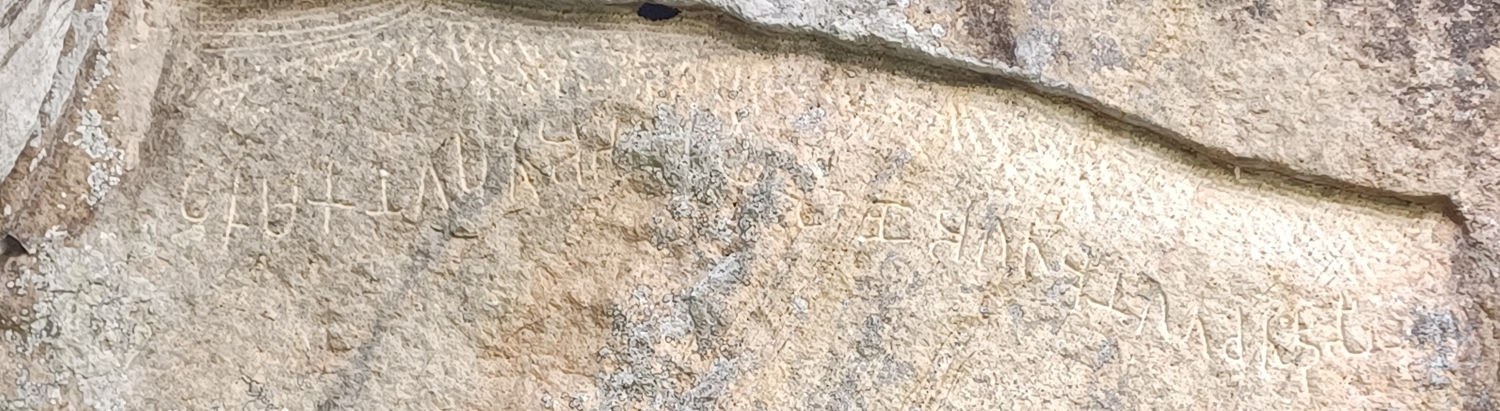
#> input picture images/raw/Mihinthale.jpg, 3000 x 822 px (shown at 1/2 size)
$ python Segmentation_final.py
#> lines starting #> are read from the running program, lines starting #| are printed output that depends on the picture; after the words box and inside, x2 and y2 are one past the last pixel; in counts of white or black regions, pixels touching at a corner belong together
import os
import numpy as np
import matplotlib.pyplot as plt
import cv2


def display_image(im_path):     # to get an idea of the pre-processing technique
    dpi = 80
    im_data = plt.imread(im_path)
    height, width = im_data.shape[:2]
    # What size does the figure need to be in inches to fit the image?
    figsize = width / float(dpi), height / float(dpi)
    # Create a figure of the right size with one axes that takes up the full figure
    fig = plt.figure(figsize=figsize)
    ax = fig.add_axes([0, 0, 1, 1])
    # Hide spines, ticks, etc.
    ax.axis('off')
    # Display the image.
    ax.imshow(im_data, cmap='gray')
    plt.show()


def enhance_contrast(image):
    # Convert to grayscale (usually appropriate for inscriptions)
    grayscale_image = cv2.cvtColor(image, cv2.COLOR_BGR2GRAY)

    # Apply CLAHE for selective contrast enhancement
    clahe = cv2.createCLAHE(clipLimit=2.0, tileGridSize=(20, 20))
    enhanced_image = clahe.apply(grayscale_image)

    return enhanced_image


raw_image_directory = os.path.join('..', 'images', 'raw')
output_directory = os.path.join('..', 'images', 'final_testing')
# preprocessed_image_directory = os.path.join('..', 'images', 'preprocessed')
image_path = os.path.join(raw_image_directory, "Mihinthale.jpg")
# display_image(image_path)

# image_path = '../images/raw/Mihinthale.jpg'


def save_image(edited_image, file_name):
    output_path = os.path.join(output_directory, file_name)
    cv2.imwrite(output_path, edited_image)


def image_preprocessing(img_path):
#> called with img_path = '../images/raw/Mihinthale.jpg'
    img = cv2.imread(img_path)  # original image
#> img is the input picture: shape (822, 3000, 3); mean B, G, R 171, 185.3, 198.3
    img_copy = img.copy()
    height = img.shape[0]
#> height = 822
    width = img.shape[1]
#> width = 3000
    # print(height, width)

    # Resize image for a standard size
    resize_img = cv2.resize(img_copy, dsize=(1320, int(1320 * height / width)), interpolation=cv2.INTER_AREA)
    save_image(resize_img, 'resized_image.png')

    blur = cv2.GaussianBlur(img, (5, 5), 0)
    save_image(blur, 'Gau_blur.png')
    # median_image = cv2.medianBlur(img_copy, 3)

    b, g, r = cv2.split(img_copy)
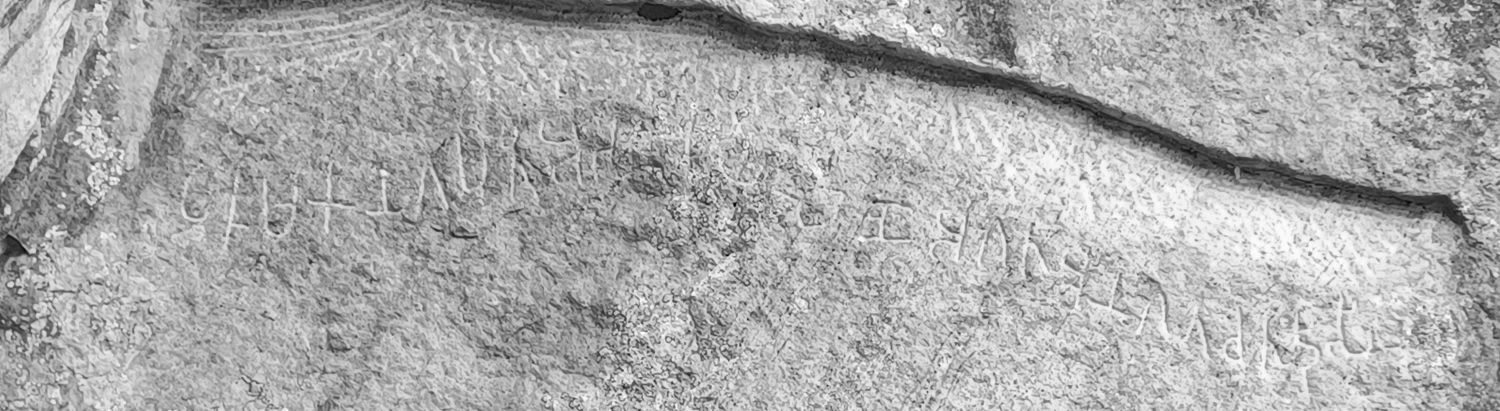
#> b: shape (822, 3000) (shown at 1/2 size); min 0, max 255, mean 171
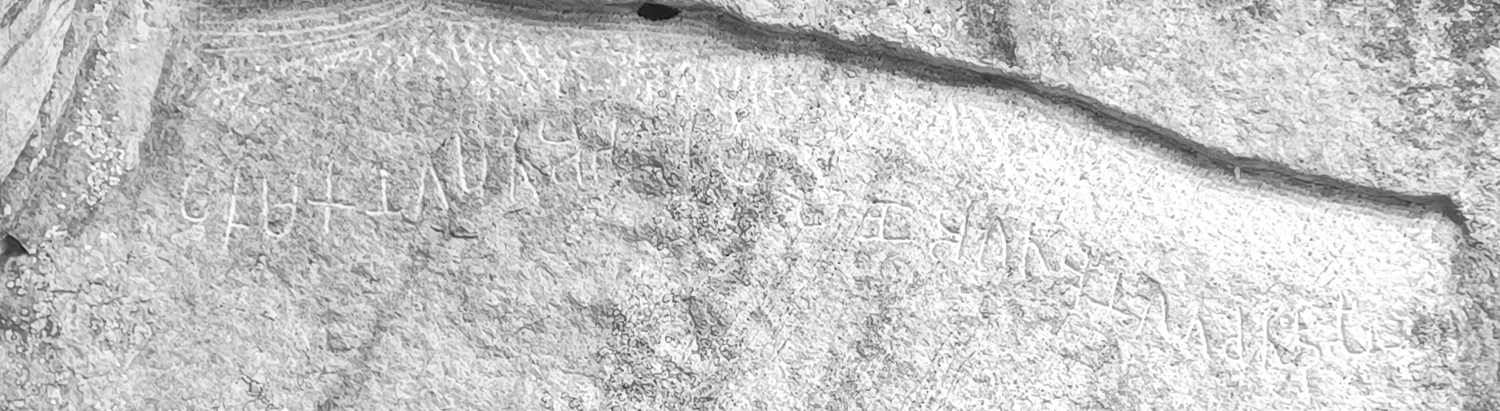
#> r: shape (822, 3000) (shown at 1/2 size); min 14, max 255, mean 198.3
    rgb_img = cv2.merge([r, g, b])
    gray = cv2.cvtColor(img_copy, cv2.COLOR_BGR2GRAY)
    ret, thresh = cv2.threshold(gray, 0, 255, cv2.THRESH_BINARY_INV+cv2.THRESH_OTSU)
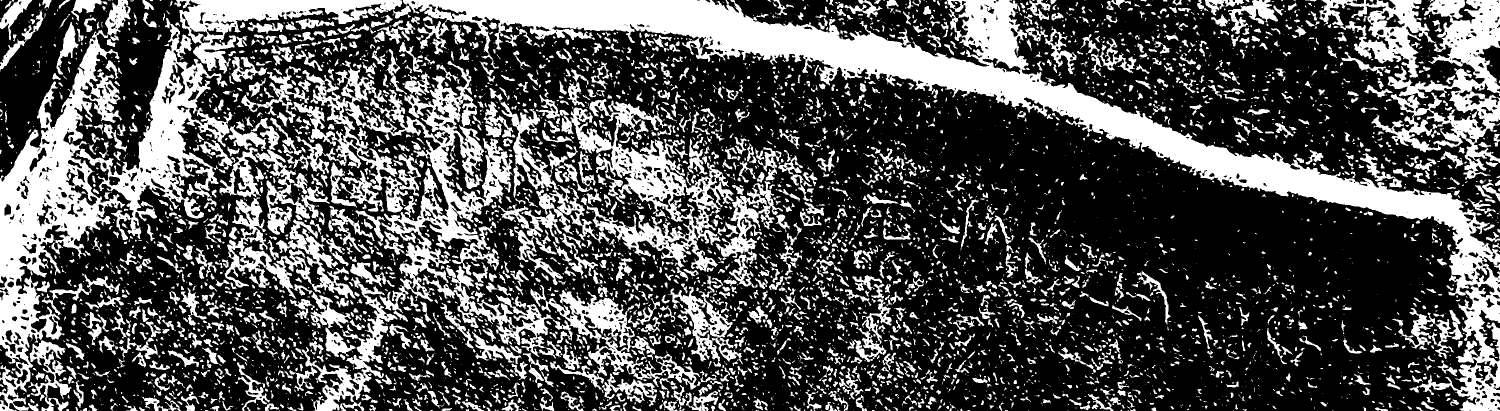
#> thresh: shape (822, 3000) (shown at 1/2 size); 32.8% white; 5757 white regions (3277 under 20 px), largest, box (x1, y1, x2, y2) and area: (806, 0, 3000, 822) 170891, (0, 36, 466, 822) 92814, (572, 121, 1025, 627) 58868
#> ret = 176

    # noise removal
    kernel = np.ones((2, 2), np.uint8)
    opening = cv2.morphologyEx(thresh, cv2.MORPH_OPEN, kernel, iterations=2)
#> opening: shape (822, 3000); 30.5% white; 4197 white regions (1402 under 20 px), largest, box (x1, y1, x2, y2) and area: (808, 0, 3000, 822) 164547, (0, 63, 251, 822) 58439, (155, 50, 461, 479) 29831
    closing = cv2.morphologyEx(thresh, cv2.MORPH_CLOSE, kernel, iterations=2)
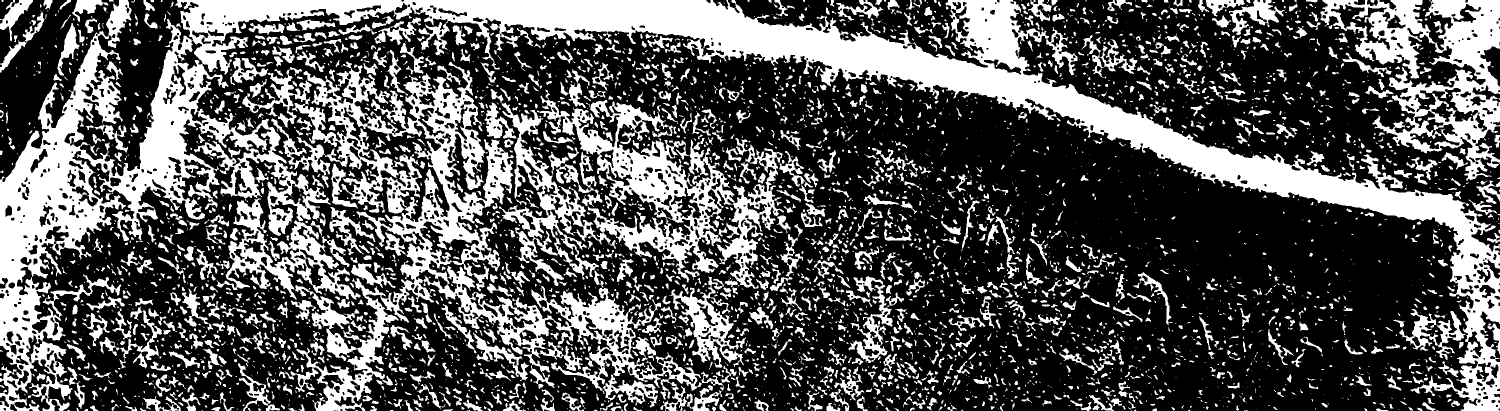
#> closing: shape (822, 3000) (shown at 1/2 size); 34.1% white; 4517 white regions (2553 under 20 px), largest, box (x1, y1, x2, y2) and area: (0, 0, 3000, 822) 339649, (542, 123, 1403, 822) 117538, (998, 179, 1568, 578) 68807
    # sure background area
    sure_bg = cv2.dilate(closing, kernel, iterations=3)
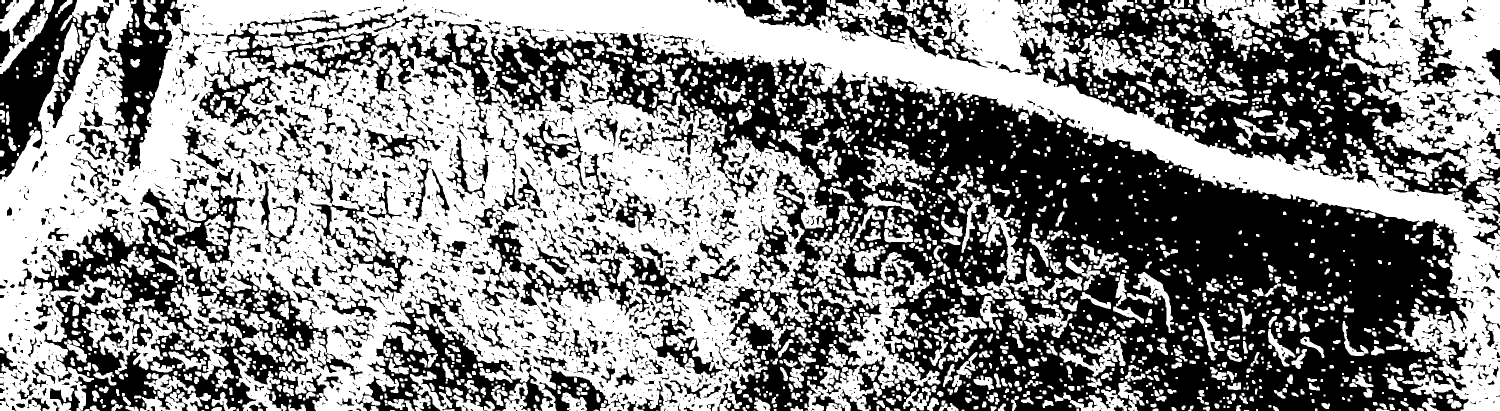
#> sure_bg: shape (822, 3000) (shown at 1/2 size); 54.1% white; 2403 black regions (1612 under 20 px), largest, box (x1, y1, x2, y2) and area: (814, 25, 2947, 822) 606418, (2024, 0, 3000, 428) 132980, (67, 368, 659, 822) 93698
    # Finding sure foreground area
    dist_transform = cv2.distanceTransform(sure_bg, cv2.DIST_L2, 3)
    # Threshold
    ret, sure_fg = cv2.threshold(dist_transform, 0.1*dist_transform.max(), 255, 0)
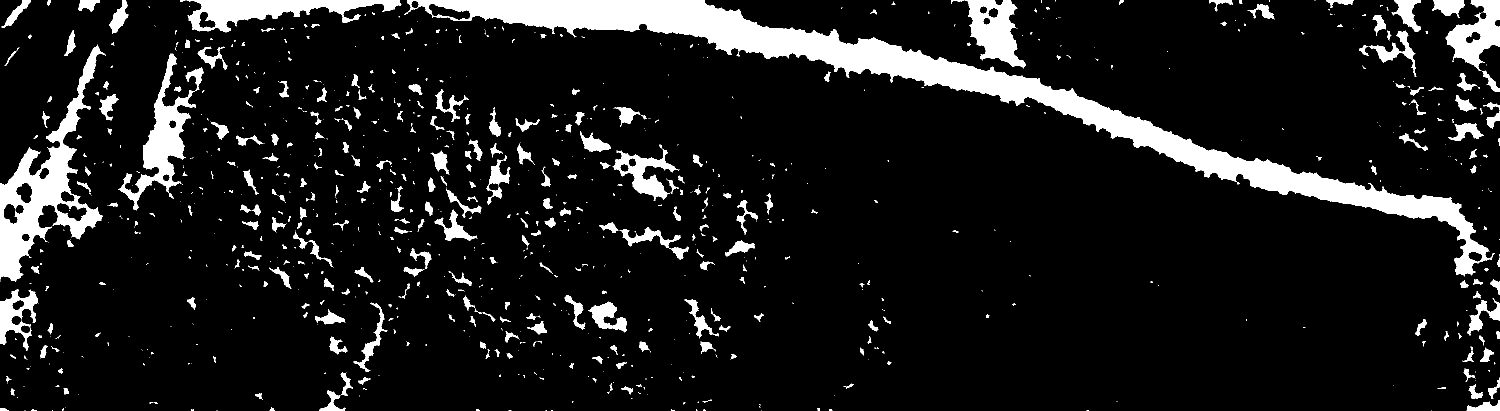
#> sure_fg: shape (822, 3000) float32 (shown at 1/2 size); 10.5% white; 967 white regions (601 under 20 px), largest, box (x1, y1, x2, y2) and area: (809, 0, 2990, 553) 109055, (0, 89, 212, 563) 26311, (236, 107, 408, 421) 12774
#> ret = 7.07
    save_image(sure_bg, 'dil.png')

    edge = cv2.Canny(sure_bg, 2, 5)
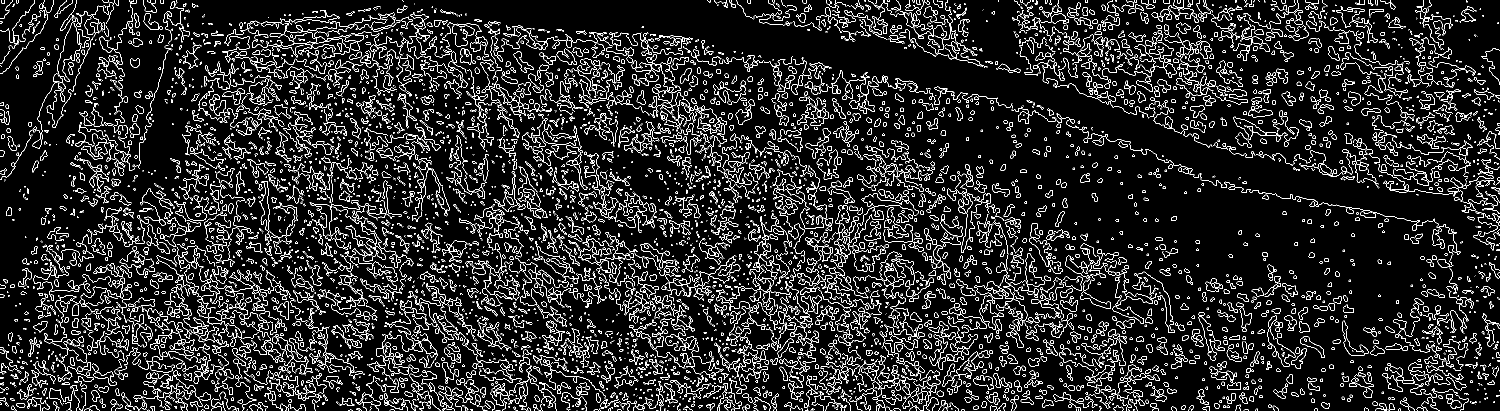
#> edge: shape (822, 3000) (shown at 1/2 size); 9.4% white in thin lines or dots
    save_image(edge, 'canny_edges.png')

    # # Finding unknown region
    # sure_fg = np.uint8(sure_fg)
    # unknown = cv2.subtract(sure_bg, sure_fg)
    # # Marker labelling
    # ret, markers = cv2.connectedComponents(sure_fg)
    # # Add one to all labels so that sure background is not 0, but 1
    # markers = markers+1
    # # Now, mark the region of unknown with zero
    # markers[unknown == 255] = 0
    # markers = cv2.watershed(img, markers)
    # img[markers == -1] = [255, 0, 0]
    #
    # plt.subplot(211), plt.imshow(rgb_img)
    # plt.title('Input Image'), plt.xticks([]), plt.yticks([])
    # plt.subplot(212), plt.imshow(thresh, 'gray')
    # plt.imsave(r'thres_hold.png', thresh)
    # plt.title("Otsu's binary threshold"), plt.xticks([]), plt.yticks([])
    # plt.tight_layout()
    # plt.show()
    #
    # plt.subplot(211), plt.imshow(closing, 'gray')
    # plt.title("morphologyEx:Closing:2x2"), plt.xticks([]), plt.yticks([])
    # plt.subplot(212), plt.imshow(sure_bg, 'gray')
    # plt.imsave(r'dil_a.tion.png', sure_bg)
    # plt.title("Dilation"), plt.xticks([]), plt.yticks([])
    # plt.tight_layout()
    # plt.show()
    #
    # plt.subplot(211), plt.imshow(dist_transform, 'gray')
    # plt.title("Distance Transform"), plt.xticks([]), plt.yticks([])
    # plt.subplot(212), plt.imshow(sure_fg, 'gray')
    # plt.title("Thresholding"), plt.xticks([]), plt.yticks([])
    # plt.tight_layout()
    # plt.show()
    #
    # plt.subplot(211), plt.imshow(unknown, 'gray')
    # plt.title("Unknown"), plt.xticks([]), plt.yticks([])
    # plt.subplot(212), plt.imshow(img, 'gray')
    # plt.title("Result from Watershed"), plt.xticks([]), plt.yticks([])
    # plt.tight_layout()
    # plt.show()

    # ________________________________________________________________________________________________________________

    # save_image(blur, 'median_image.png')
    # de_noised_image = cv2.fastNlMeansDenoisingColored(blur, None, h=10, templateWindowSize=7, searchWindowSize=21)
    # save_image(de_noised_image, 'fastdenoised_image.png')
    #
    # # Grayscale
    # gray_img = cv2.cvtColor(de_noised_image, cv2.COLOR_BGR2GRAY)
    # save_image(gray_img, 'gray_image.png')
    #
    # # Histogram Equalize Image
    # equalized_image = cv2.equalizeHist(gray_img)
    # save_image(equalized_image, 'hist_equalize_image.png')
    #
    # # Adaptive Histogram Equalized Image
    # clahe = cv2.createCLAHE(clipLimit=2.0, tileGridSize=(8, 8))
    # aequalized_image = clahe.apply(gray_img)
    # save_image(aequalized_image, 'adapt_hist_equalize_image.png')
    #
    # # Light adjusted image
    # # Assuming gamma correction for contrast adjustment
    # gamma = 1.2
    # adjusted_image = np.clip((aequalized_image / 255.0) ** gamma * 255.0, 0, 255).astype(np.uint8)
    # save_image(adjusted_image, 'light_adjusted_image.png')
    #
    # # Apply adaptive thresholding
    # _, threshold_image = cv2.threshold(aequalized_image, 5, 20, cv2.THRESH_BINARY + cv2.THRESH_OTSU)
    # # _, threshold_image = cv2.threshold(aequalized_image, 50, 200, cv2.THRESH_BINARY + cv2.THRESH_OTSU)
    # save_image(threshold_image, 'threshold_image.png')
    # # plt.imshow(threshold_image, cmap='gray')
    # # plt.title('threshold_image ')
    #
    # # thresh, im_bw = cv.threshold(img, 180, 255, cv.THRESH_BINARY)  # TODO: change these values and find the best suited values
    # # """thresh - threshold, im_bw - image black & white.
    # # first parameter is the image then two integer values are defined as paremeters.
    # # cv.THRESH_BINARY - a way of adjusting the threshold, there are multiple ways to ajust the threshold value."""
    # # output_path = os.path.join(output_directory, f'Threshold_{image_file}.jpg')
    # # cv.imwrite(output_path, im_bw)
    #
    # # thresh, im_bw = cv.threshold(gray_image, 140, 255, cv.THRESH_OTSU)
    #
    # # thresh, im_bw = cv.threshold(gray_image, 155, 200, cv.THRESH_BINARY_INV)
    #
    # # Canny edge
    # edges = cv2.Canny(threshold_image, 50, 150)
    # # plt.imshow(edges, cmap='gray')
    # # plt.title('Edge Image')
    #
    # # Find contours in the edges
    # contours, _ = cv2.findContours(edges, cv2.RETR_EXTERNAL, cv2.CHAIN_APPROX_SIMPLE)
    #
    # # Draw the contours on a copy of the original image
    # cv2.drawContours(img_copy, contours, -1, (0, 255, 0), 2)
    #
    # # thresh_img = cv2.adaptiveThreshold(gray_img, 255, cv2.ADAPTIVE_THRESH_MEAN_C, cv2.THRESH_BINARY_INV, 21, 20)
    # # bin_img1 = thresh_img.copy()
    # # # bin_img2 = bin_img.copy()
    # # # output_path = os.path.join(output_directory, "binImg_Mihinthale(2).jpg")
    # # # cv2.imwrite(output_path, bin_img1)  # not saving the filtered image
    # #
    # # kernel = cv2.getStructuringElement(cv2.MORPH_ELLIPSE, (3, 3))
    # # kernel1 = np.array([[1, 0, 1], [0, 1, 0], [1, 0, 1]], dtype=np.uint8)
    # #
    # # final_thr = cv2.morphologyEx(bin_img1, cv2.MORPH_CLOSE, kernel)
    # # # output_path = os.path.join(output_directory, "final_Mihinthale(2).jpg")
    # # cv2.imwrite(output_path, final_thr)  # not saving the filtered image
    # # contr_retrival = final_thr.copy()


image_preprocessing(image_path)
